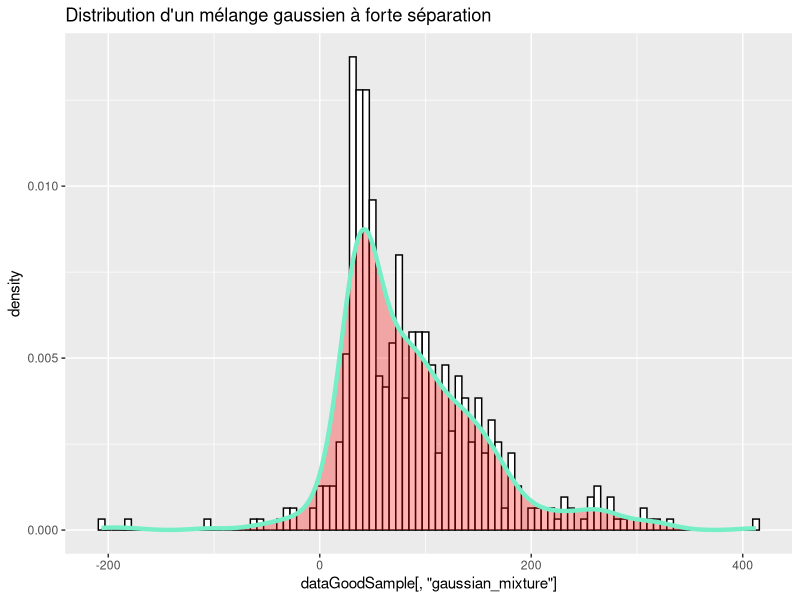
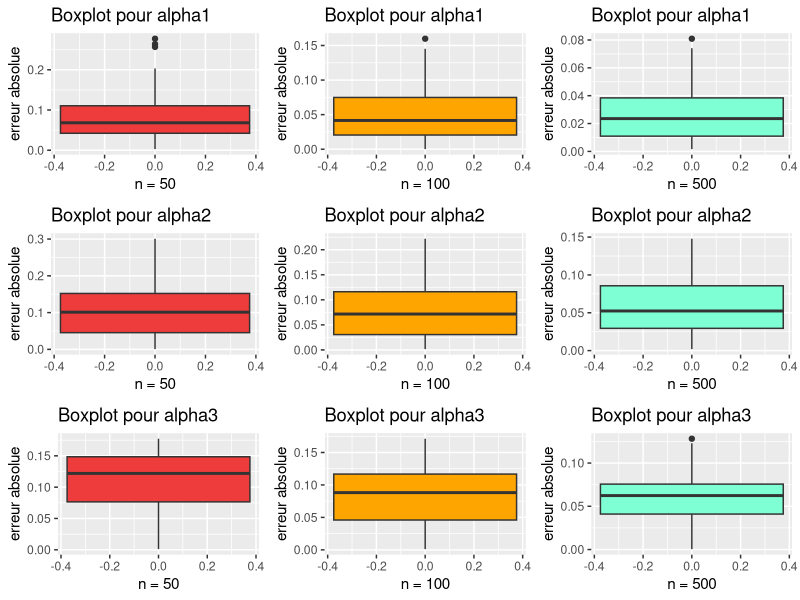
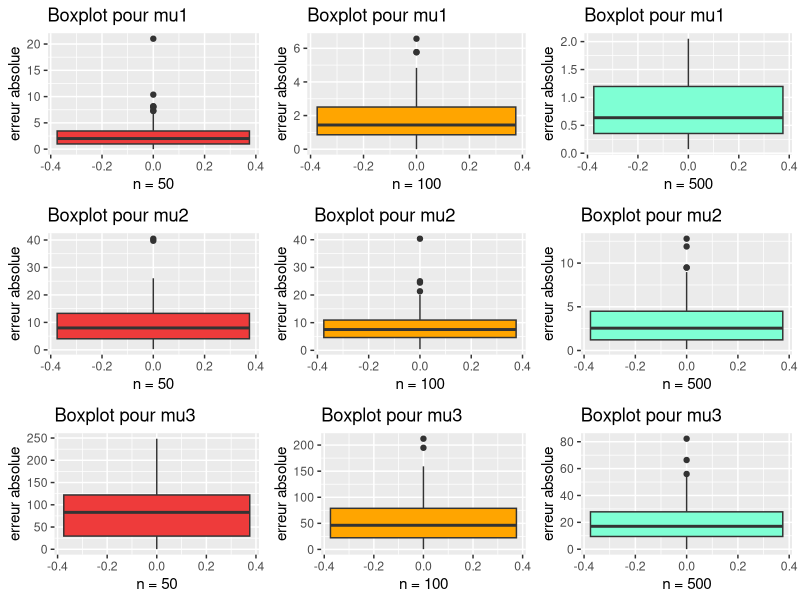
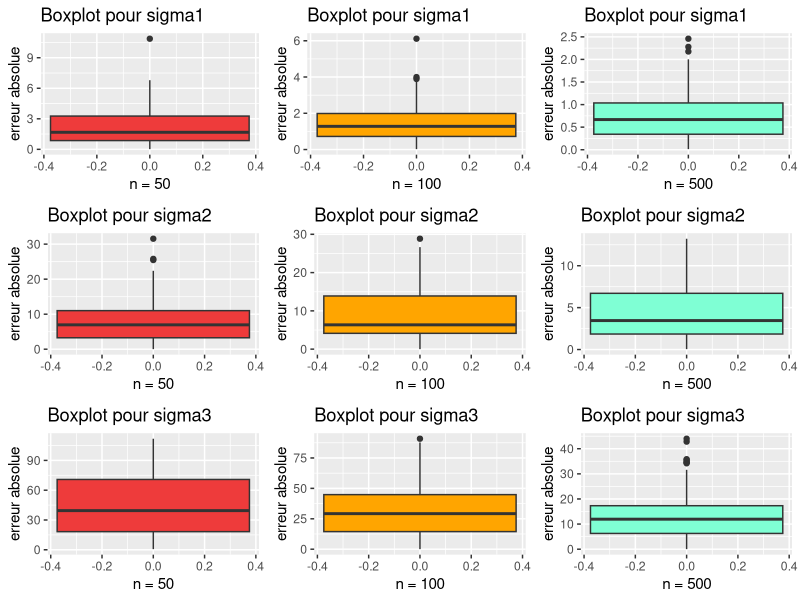
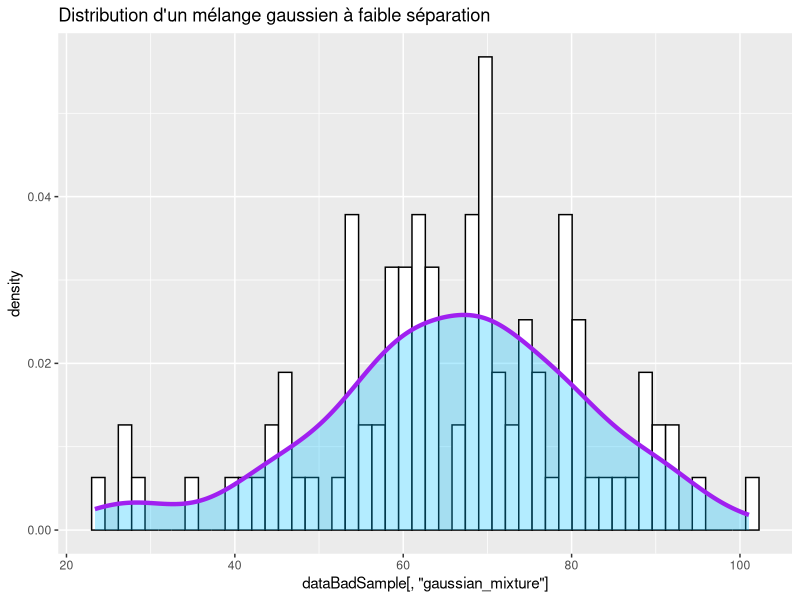
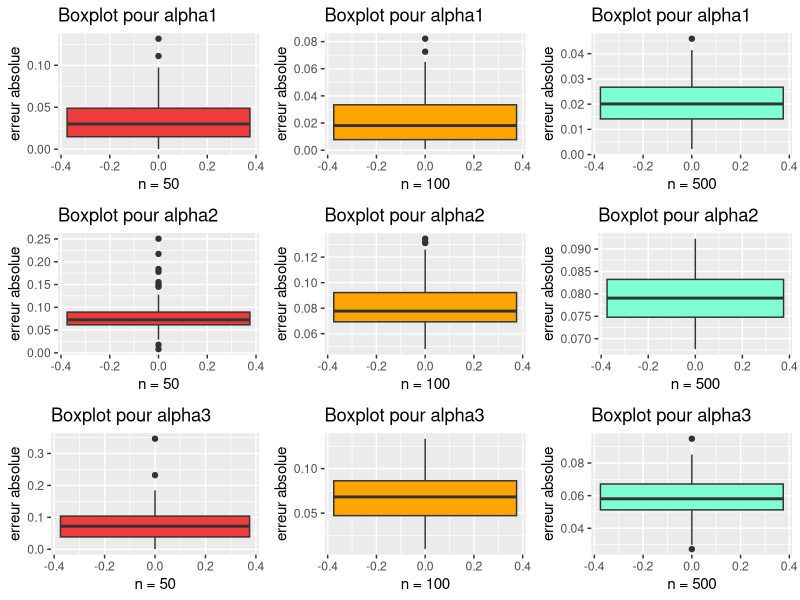
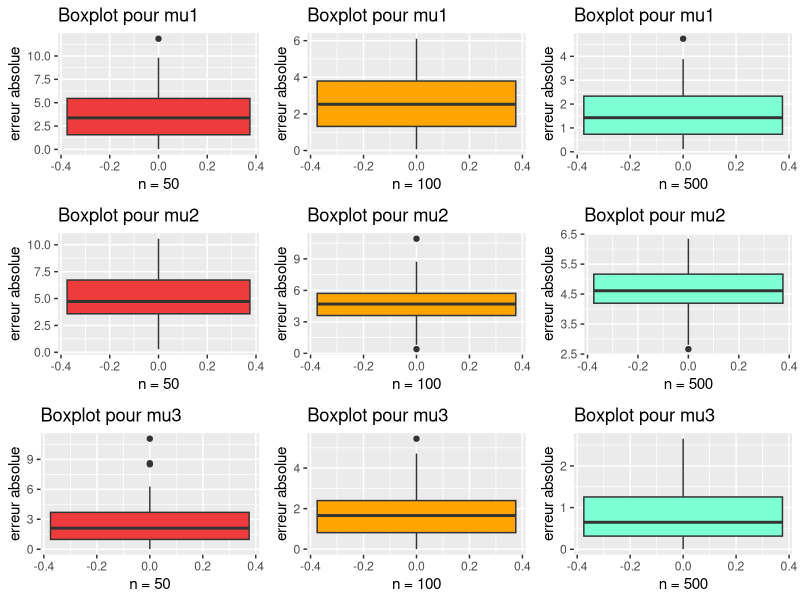
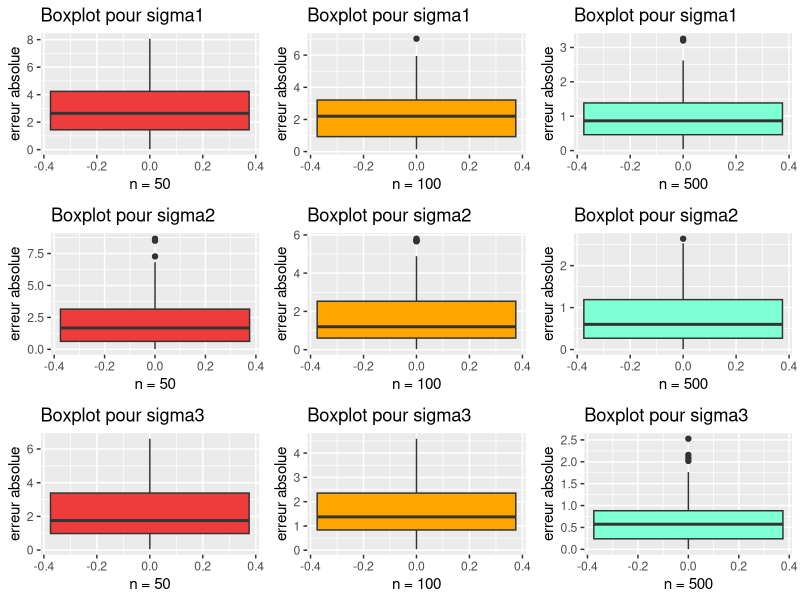

Here is the R script that generated these plots, in order: (Note: this script raises an error after producing the figures.)
library(ggplot2)
library(ggpubr)

# Vecteur dans lequel on a stocké les noms des 13 espèces d'oiseaux présentent 
# dans notre document
bird_names = c("European Goldfinch", "Common Linnet", "Common Chaffinch",
               "European Greenfinch", "Eurasian Bullfinch", "Hawfinch",
               "Stonechat", "European Robin", "Whinchat", "Song Thrush",
               "Common Blackbird", "Ring Ouzel", "Mistle Thrush")

# Vecteur dans lequel on a stocké les moyennes respectives des volumes des nids
# des 13 espèces d'oiseaux
mean_volume = c(38.0, 60.9, 58.3, 74.5, 45.0, 71.6, 91.0, 68.4, 51.9, 288.9,
                293.6, 298.6, 266.1)
# Vecteur dans lequel on a stocké les écarts-types respectifs des volumes des
# nids des 13 espèces d'oiseaux
sd_volume = c(9.1,  20.8, 15.0,  12.2,  3.8,  12.9,  46.5, 29.8, 27.4, 55.9,
              78.5,  125.1,  56.6)

# Création du dataframe contenant les données sur les 13 nids d'oiseaux
# Chaque ligne du df correspond à une espèce d'oiseau
# Chaque espèce est associée à 2 colonnes qui nous renseignent sur
# le volume moyen des nids associée à cette espèce respectivement
# l'ecart type des nids associées à cette espèce
nest_data = data.frame(bird_names, mean_volume, sd_volume)

# Cette fonction prend en argument df le dataframe regroupant toutes les données
# c'est à dire les noms, les moyennes et les écart-types des nids des 13
# espèces d'oiseaux
# n le nombre d'espèces à tirer aléatoirement
# cette fonction retourne un dataframe stockant les noms,
# moyennes et écart-types des nids des n espèces d'oiseaux tirées aléatoirement
random_species = function(df, n){
  J = dim(df)[1]
  index_species = sample(1:J, n, replace = FALSE)
  random_prop = runif(n, 0, 1)
  random_prop = random_prop/sum(random_prop)
  random_df = df[index_species,]
  random_df = cbind(proportion_alpha = random_prop, random_df)
  random_df = random_df[,c(2,1,3,4)]
  return(random_df)
}

# Cette fonction affiche graphiquement la distribution d'un mélange gaussien
# Elle prend en argument df le dataframe contenant les données 
# (noms, moyennes, ecarts-types) des nids des espèces d'oiseaux 
# et X l’échantillon du mélange gaussien
plot_distrib = function(df, X){
  data_distrib = data.frame(gaussian_mixture = X)
  ggplot(data_distrib, aes(x=data_distrib[,'gaussian_mixture'])) + 
  geom_histogram(aes(y=..density..), colour="black", fill="white", bins = 100) +
  geom_density(alpha=.3, color = "aquamarine2", fill="red", size=1.5) + 
  ggtitle("Distribution d'un mélange gaussien")
}

# On crée le dataframe regroupant les moyennes et les écarts-types théoriques
# associés aux espèces d'oiseaux choisies par l'utilisateur
# Les espèces choisies sont stockées dans un vecteur pris en paramètre
GetRealParam = function(list_Species){
  v_index = c()
  for (species in list_Species){
    index_sp = which(nest_data$bird_names == species)
    v_index = append(v_index, index_sp)
  }
  return(nest_data[v_index,])
}


# Cette fonction génère aléatoirement un échantillon de taille n issue 
# d'un mélange gaussien
# Les paramètres (alpha, mu et sigma) des différents mélanges gaussiens 
# sont contenus dans data_th
# La fonction prends en argument data_th 
# (le dataframe contenant les paramètres alpha, mu et sigma)
# et n qui indique le nombre de valeurs que l'on souhaite générer aléatoirement
# La fonction retourne un vecteur contenant les n valeurs du mélange gaussien
# qui ont été generées aléatoirement
simulation = function(data_th, n=100){
  X = rep(NA,n) #echantillon
  vect_alpha = data_th[,2]
  vect_mean = data_th[,3]
  vect_sd = data_th[,4]
  for(i in 1:n){
    Z = runif(1)
    if (Z <= vect_alpha[1]){
      X[i] = rnorm(1, vect_mean[1], vect_sd[1])
    }else{
      k = 1
      l = 2
      Bool = FALSE
      cumul_alpha = cumsum(vect_alpha)
      while(Bool == FALSE){
        if((cumul_alpha[k]<=Z) & (cumul_alpha[l]>=Z)){
          Bool = TRUE
          param_index = l
        }
        k = k+1
        l = l+1
      }
      X[i] = rnorm(1, vect_mean[param_index], vect_sd[param_index])
    }
  }
  return(X)
}

# Fonction générant dataframe (vide)
# contenant les valeurs de P_thetat(j|X = X_i) (etape E de l'algo)
# Cette fonction prend en argument n (la taille de l'échantillon)
# Et J le nombre de mélange
param_State_E = function(n, J){
  data_stateE = data.frame(matrix(NA, nrow = n, ncol = J))
  for(j in 1:J){
    names(data_stateE)[j] = paste("H(.,",j,")",sep="")
  }
  return(data_stateE)
}

# Cette fonction est une implémentation de l'algorithme EM
# Elle prend en argument data_init
# (data_init est un dataframe contenant les paramètres (alpha, mu, sigma)
# initiaux choisis)
# un vecteur X qui est l'échantillon de taille n
# K le nombre d'itérations de l'algorithme EM
# Cette fonction va retourner un dataframe contenant les valeurs des
# paramètres alpha, mu et sigma
# qui ont été mises à jour après K itérations de l'algorithme EM

algo_EM = function(data_init, X, K){
  J = dim(data_init)[1]
  n = length(X)
  data_stateE = param_State_E(n, J)
  
  for(k in 1:K){
    vect_alpha = data_init[,2] #de longueur J
    vect_mean = data_init[,3]
    vect_sd = data_init[,4]
    # vecteur contenant la somme des des numérateurs de P_thetat(j|X = X_i)
    # pour chaque valeur de l’échantillon 
    v = rep(0,n) 
    
    # Etape E
    for(j in 1:J){
      # On remplie le tableau param_State_E contenant P_thetat(j|X=X_i)
      data_stateE[,j] = vect_alpha[j]*dnorm(X,vect_mean[j],vect_sd[j])
      v = v+data_stateE[,j]
    }
    for(j in 1:J){
      data_stateE[,j] = data_stateE[,j]/v
    }
    
    # Etape M
    H = data_stateE
    for(col in 2:4){ #on met a jour le data_init
      for(ind in 1:J){
        
        # on met à jour les alpha
        if(col == 2){
          data_init[,col][ind] = mean(H[,ind])
        }
        # on met à jour les mu
        if(col == 3){
          data_init[,col][ind] = (sum(X*H[,ind]))/(sum(H[,ind]))
        } 
        # on met à jour les sigma
        if(col == 4){
          data_init[,col][ind] = sqrt((sum( (X-rep(data_init[,col-1][ind],n))^2
                                            *H[,ind] ))/sum(H[,ind]))
        }
      }
    }
  }
  new_df = data_init
  colnames(new_df) = c('bird_names', 'alpha', 'mu', 'sigma')
  return(new_df)
}


# Cette fonction calcule l'erreur absolue de tous les paramètres alpha, mu et sigma
# elle calcule la différence en valeur absolue entre la valeur du paramètre estimé
# par l'algorithme EM et la valeur du paramètre théorique
# Elle prend en paramètre data_th le dataframe contenant les 
# paramètres alpha, mu et sigma théoriques
# et Data_EM dataframe contenant les paramètres alpha, mu et sigma estimés 
# par l'algorithme EM
# Cette fonction retourne le dataframe contenant les erreurs absolues de chaque
# paramètre

calcul_error = function(data_th, data_EM){
  J = dim(data_th)[1]
  df_error = data.frame(error_alpha = rep(NA, J), error_mu = rep(NA, J),
                        error_sigma = rep(NA, J))
  for(c in 2:4){
    df_error[,c-1] = abs(data_th[,c] - data_EM[,c])
  }
  return(df_error)
}


# Cette fonction calcule l'erreur absolue entre les paramètres estimés par
# l'algo EM
# et les paramètres théoriques pour k echantillons générés aléatoirement
# Elle prend en argument data_th le dataframe contenant les paramètres
# alpha, mu et sigma théoriques
# data_init le dataframe contenant les paramètres (alpha, mu, sigma)
# initiaux choisis
# k le nombre d'échantillons que l'on souhaite générer aléatoirement
# n la taille des échantillons (les k échantillons seront de tailles n)
# N le nombre d'iterations de l'algorithme EM
# Elle retourne un dataframe contenant les erreurs absolues de chaque paramètre
# des k échantillons de Monte Carlo
Monte_Carlo = function(data_th, data_init, k, n, N){
  J = dim(data_th)[1]
  df_MonteCarlo = data.frame()
  iteration = c()
  for(i in 1:k){
    X = simulation(data_th, n)
    data_EM = algo_EM(data_init, X, N)
    df_error = calcul_error(data_th, data_EM)
    df_MonteCarlo = rbind((df_MonteCarlo), df_error)
    v_iter = rep(paste("itération",i,sep="_"), J)
    iteration = append(iteration, v_iter)
  }
  df_MonteCarlo = cbind(iteration, df_MonteCarlo)
  return(df_MonteCarlo)
}

#############################################################################
# partie tests
#############################################################################
# On teste l'algorithme EM sur un mélange de 2 gaussiennes

# Choix de 2 espèces European Goldfinch et Ring Ouzel afin d'avoir un mélange
# de 2 gaussiennes
data_test_th = data.frame(bird_names = c("European Goldfinch", "Ring Ouzel")
                          ,proportion_alpha = c(0.3,0.7), mean = c(38, 298.6),
                          sd = c(9.1, 125.1))


# Dataframe des données d'initialisations choisies par l'utilisateur
# On a choisi les espèces suivantes: "European Goldfinch"
# et "Ring Ouzel"
data_test_init = data.frame(bird_names = c("European Goldfinch", "Ring Ouzel"),
                            alpha_init = c(0.2,0.8), mean_init = c(50, 280),
                            sd_init = c(11, 130))

data_test_th
X = simulation(data_test_th,100)
algo_EM(data_test_init,X,50)


# Exemple avec 3 espèces ayant des variables bien séparées
good_dfTestTh3 = data.frame(bird_names = c("European Goldfinch", "Stonechat",
                                           "Ring Ouzel")
                            ,proportion_alpha = c(0.3,0.5,0.2),
                            mean_th = c(38.0, 91.0, 135),
                            sd_th = c(9.1, 46.5, 125.1))

good_dfTestInit3 = data.frame(bird_names = c("European Goldfinch", "Stonechat",
                                             "Ring Ouzel")
                              ,proportion_alpha = c(0.35,0.57,0.13),
                              mean_th = c(44.4, 100, 278.3),
                              sd_th = c(10, 57, 130))


# teste des fonctions simulation et algo_EM pour ce mélange de 3 gaussiennes 
# avec forte séparation
X3 = simulation(good_dfTestTh3, 500)
print(good_dfTestTh3)
algo_EM(good_dfTestInit3, X3, 30)

# On affiche l'histogramme et la distribution pour le mélange avec
# forte séparation
dataGoodSample = data.frame(gaussian_mixture = X3)
ggplot(dataGoodSample, aes(x=dataGoodSample[,'gaussian_mixture'])) + 
geom_histogram(aes(y=..density..), colour="black", fill="white", bins = 100) +
geom_density(alpha=.3, color = "aquamarine2", fill="red", size=1.5) + 
ggtitle("Distribution d'un mélange gaussien à forte séparation")

# on affiche les boxplots pour ce melange de gausiennes avec forte séparation

vect1 <- seq(1, 298, by = 3) # vecteur 1
vect2 <- seq(2, 299, by = 3) # vecteur 2
vect3 <- seq(3, 300, by = 3) # vecteur 3

df_monteCarlo_50 = Monte_Carlo(good_dfTestTh3, good_dfTestInit3, 100, 50, 10)
df_monteCarlo_100 = Monte_Carlo(good_dfTestTh3, good_dfTestInit3, 100, 100, 10)
df_monteCarlo_500 = Monte_Carlo(good_dfTestTh3, good_dfTestInit3, 100, 500, 10)

# Pour les \alpha

a1 = ggplot(df_monteCarlo_50[vect1,], aes(y = df_monteCarlo_50[vect1, 2])) +
  xlab("n = 50") + ylab("erreur absolue") + 
  ggtitle("Boxplot pour alpha1") + geom_boxplot(fill="brown2")
a2 = ggplot(df_monteCarlo_100[vect1,], aes(y = df_monteCarlo_100[vect1, 2])) +
  xlab("n = 100") + ylab("erreur absolue") +
  ggtitle("Boxplot pour alpha1") + geom_boxplot(fill="orange")
a3 = ggplot(df_monteCarlo_500[vect1,], aes(y = df_monteCarlo_500[vect1, 2])) +
  xlab("n = 500") + ylab("erreur absolue") + 
  ggtitle("Boxplot pour alpha1") + geom_boxplot(fill="aquamarine")
a4 = ggplot(df_monteCarlo_50[vect2,], aes(y = df_monteCarlo_50[vect2, 2])) +
  xlab("n = 50") + ylab("erreur absolue") + 
  ggtitle("Boxplot pour alpha2") + geom_boxplot(fill="brown2")
a5 = ggplot(df_monteCarlo_100[vect2,], aes(y = df_monteCarlo_100[vect2, 2])) +
  xlab("n = 100") + ylab("erreur absolue") +
  ggtitle("Boxplot pour alpha2") + geom_boxplot(fill="orange")
a6 = ggplot(df_monteCarlo_500[vect2,], aes(y = df_monteCarlo_500[vect2, 2])) +
  xlab("n = 500") + ylab("erreur absolue") + 
  ggtitle("Boxplot pour alpha2") + geom_boxplot(fill="aquamarine")
a7 = ggplot(df_monteCarlo_50[vect3,], aes(y = df_monteCarlo_50[vect3, 2])) +
  xlab("n = 50") + ylab("erreur absolue") + 
  ggtitle("Boxplot pour alpha3") + geom_boxplot(fill="brown2")
a8 = ggplot(df_monteCarlo_100[vect3,], aes(y = df_monteCarlo_100[vect3, 2])) +
  xlab("n = 100") + ylab("erreur absolue") +
  ggtitle("Boxplot pour alpha3") + geom_boxplot(fill="orange")
a9 = ggplot(df_monteCarlo_500[vect3,], aes(y = df_monteCarlo_500[vect3, 2])) +
  xlab("n = 500") + ylab("erreur absolue") + 
  ggtitle("Boxplot pour alpha3") + geom_boxplot(fill="aquamarine")
ggarrange(a1, a2, a3, a4, a5, a6, a7, a8, a9, ncol = 3, nrow = 3)
# save with width = 800 and height = 1200


# Pour les \mu

m1 = ggplot(df_monteCarlo_50[vect1,], aes(y = df_monteCarlo_50[vect1, 3])) +
  xlab("n = 50") + ylab("erreur absolue") + 
  ggtitle("Boxplot pour mu1") + geom_boxplot(fill="brown2")
m2 = ggplot(df_monteCarlo_100[vect1,], aes(y = df_monteCarlo_100[vect1, 3])) +
  xlab("n = 100") + ylab("erreur absolue") +
  ggtitle("Boxplot pour mu1") + geom_boxplot(fill="orange")
m3 = ggplot(df_monteCarlo_500[vect1,], aes(y = df_monteCarlo_500[vect1, 3])) +
  xlab("n = 500") + ylab("erreur absolue") + 
  ggtitle("Boxplot pour mu1") + geom_boxplot(fill="aquamarine")
m4 = ggplot(df_monteCarlo_50[vect2,], aes(y = df_monteCarlo_50[vect2, 3])) +
  xlab("n = 50") + ylab("erreur absolue") + 
  ggtitle("Boxplot pour mu2") + geom_boxplot(fill="brown2")
m5 = ggplot(df_monteCarlo_100[vect2,], aes(y = df_monteCarlo_100[vect2, 3])) +
  xlab("n = 100") + ylab("erreur absolue") +
  ggtitle("Boxplot pour mu2") + geom_boxplot(fill="orange")
m6 = ggplot(df_monteCarlo_500[vect2,], aes(y = df_monteCarlo_500[vect2, 3])) +
  xlab("n = 500") + ylab("erreur absolue") + 
  ggtitle("Boxplot pour mu2") + geom_boxplot(fill="aquamarine")
m7 = ggplot(df_monteCarlo_50[vect3,], aes(y = df_monteCarlo_50[vect3, 3])) +
  xlab("n = 50") + ylab("erreur absolue") + 
  ggtitle("Boxplot pour mu3") + geom_boxplot(fill="brown2")
m8 = ggplot(df_monteCarlo_100[vect3,], aes(y = df_monteCarlo_100[vect3, 3])) +
  xlab("n = 100") + ylab("erreur absolue") +
  ggtitle("Boxplot pour mu3") + geom_boxplot(fill="orange")
m9 = ggplot(df_monteCarlo_500[vect3,], aes(y = df_monteCarlo_500[vect3, 3])) +
  xlab("n = 500") + ylab("erreur absolue") + 
  ggtitle("Boxplot pour mu3") + geom_boxplot(fill="aquamarine")
ggarrange(m1, m2, m3, m4, m5, m6, m7, m8, m9, ncol = 3, nrow = 3)
# save with width = 800 and height = 1200

# Pour les \sigma

s1 = ggplot(df_monteCarlo_50[vect1,], aes(y = df_monteCarlo_50[vect1, 4])) +
  xlab("n = 50") + ylab("erreur absolue") + 
  ggtitle("Boxplot pour sigma1") + geom_boxplot(fill="brown2")
s2 = ggplot(df_monteCarlo_100[vect1,], aes(y = df_monteCarlo_100[vect1, 4])) +
  xlab("n = 100") + ylab("erreur absolue") +
  ggtitle("Boxplot pour sigma1") + geom_boxplot(fill="orange")
s3 = ggplot(df_monteCarlo_500[vect1,], aes(y = df_monteCarlo_500[vect1, 4])) +
  xlab("n = 500") + ylab("erreur absolue") + 
  ggtitle("Boxplot pour sigma1") + geom_boxplot(fill="aquamarine")
s4 = ggplot(df_monteCarlo_50[vect2,], aes(y = df_monteCarlo_50[vect2, 4])) +
  xlab("n = 50") + ylab("erreur absolue") + 
  ggtitle("Boxplot pour sigma2") + geom_boxplot(fill="brown2")
s5 = ggplot(df_monteCarlo_100[vect2,], aes(y = df_monteCarlo_100[vect2, 4])) +
  xlab("n = 100") + ylab("erreur absolue") +
  ggtitle("Boxplot pour sigma2") + geom_boxplot(fill="orange")
s6 = ggplot(df_monteCarlo_500[vect2,], aes(y = df_monteCarlo_500[vect2, 4])) +
  xlab("n = 500") + ylab("erreur absolue") + 
  ggtitle("Boxplot pour sigma2") + geom_boxplot(fill="aquamarine")
s7 = ggplot(df_monteCarlo_50[vect3,], aes(y = df_monteCarlo_50[vect3, 4])) +
  xlab("n = 50") + ylab("erreur absolue") + 
  ggtitle("Boxplot pour sigma3") + geom_boxplot(fill="brown2")
s8 = ggplot(df_monteCarlo_100[vect3,], aes(y = df_monteCarlo_100[vect3, 4])) +
  xlab("n = 100") + ylab("erreur absolue") +
  ggtitle("Boxplot pour sigma3") + geom_boxplot(fill="orange")
s9 = ggplot(df_monteCarlo_500[vect3,], aes(y = df_monteCarlo_500[vect3, 4])) +
  xlab("n = 500") + ylab("erreur absolue") + 
  ggtitle("Boxplot pour sigma3") + geom_boxplot(fill="aquamarine")
ggarrange(s1, s2, s3, s4, s5, s6, s7, s8, s9, ncol = 3, nrow = 3)


# Exemple avec 3 espèces ayant des variables mal séparées
bad_dfTestTh3 = data.frame(bird_names = c("European Greenfinch", "Hawfinch",
                                          "Common Chaffinch")
                           ,proportion_alpha = c(0.28,0.12,0.6),
                           mean_th = c(74.5, 71.6, 58.3),
                           sd_th = c(12.2, 12.9, 15.0))

bad_dfTestInit3 = data.frame(bird_names = c("European Greenfinch", "Hawfinch",
                                            "Common Chaffinch")
                             ,proportion_alpha = c(0.3,0.2,0.5),
                             mean_th = c(78.3, 69.7, 60),
                             sd_th = c(11.8, 13.3, 17))


# teste des fonctions simulation et algo_EM pour ce mélange de 3 gaussiennes avec faible séparation
X3_bad = simulation(bad_dfTestTh3, 100)
print(bad_dfTestTh3)
algo_EM(bad_dfTestInit3, X3_bad, 30)

# On affiche l'histogramme et la distribution pour le mélange avec
# faible séparation
dataBadSample = data.frame(gaussian_mixture = X3_bad)
ggplot(dataBadSample, aes(x=dataBadSample[,'gaussian_mixture'])) + 
geom_histogram(aes(y=..density..), colour="black", fill="white", bins = 50)+
geom_density(alpha=.3, color = "purple", fill="deepskyblue", size=1.5) +
ggtitle("Distribution d'un mélange gaussien à faible séparation")

# on affiche les boxplots pour ce melange de gausiennes avec faible séparation

vect1 <- seq(1, 298, by = 3) # vecteur 1
vect2 <- seq(2, 299, by = 3) # vecteur 2
vect3 <- seq(3, 300, by = 3) # vecteur 3

df_monteCarloBad_50 = Monte_Carlo(bad_dfTestTh3, bad_dfTestInit3, 100, 50, 10)
df_monteCarloBad_100 = Monte_Carlo(bad_dfTestTh3, bad_dfTestInit3, 100, 100, 10)
df_monteCarloBad_500 = Monte_Carlo(bad_dfTestTh3, bad_dfTestInit3, 100, 500, 10)

# Pour les \alpha

ab1 = ggplot(df_monteCarloBad_50[vect1,], aes(y = df_monteCarloBad_50[vect1, 2])) +
  xlab("n = 50") + ylab("erreur absolue") + 
  ggtitle("Boxplot pour alpha1") + geom_boxplot(fill="brown2")
ab2 = ggplot(df_monteCarloBad_100[vect1,], aes(y = df_monteCarloBad_100[vect1, 2])) +
  xlab("n = 100") + ylab("erreur absolue") +
  ggtitle("Boxplot pour alpha1") + geom_boxplot(fill="orange")
ab3 = ggplot(df_monteCarloBad_500[vect1,], aes(y = df_monteCarloBad_500[vect1, 2])) +
  xlab("n = 500") + ylab("erreur absolue") + 
  ggtitle("Boxplot pour alpha1") + geom_boxplot(fill="aquamarine")
ab4 = ggplot(df_monteCarloBad_50[vect2,], aes(y = df_monteCarloBad_50[vect2, 2])) +
  xlab("n = 50") + ylab("erreur absolue") + 
  ggtitle("Boxplot pour alpha2") + geom_boxplot(fill="brown2")
ab5 = ggplot(df_monteCarloBad_100[vect2,], aes(y = df_monteCarloBad_100[vect2, 2])) +
  xlab("n = 100") + ylab("erreur absolue") +
  ggtitle("Boxplot pour alpha2") + geom_boxplot(fill="orange")
ab6 = ggplot(df_monteCarloBad_500[vect2,], aes(y = df_monteCarloBad_500[vect2, 2])) +
  xlab("n = 500") + ylab("erreur absolue") + 
  ggtitle("Boxplot pour alpha2") + geom_boxplot(fill="aquamarine")
ab7 = ggplot(df_monteCarloBad_50[vect3,], aes(y = df_monteCarloBad_50[vect3, 2])) +
  xlab("n = 50") + ylab("erreur absolue") + 
  ggtitle("Boxplot pour alpha3") + geom_boxplot(fill="brown2")
ab8 = ggplot(df_monteCarloBad_100[vect3,], aes(y = df_monteCarloBad_100[vect3, 2])) +
  xlab("n = 100") + ylab("erreur absolue") +
  ggtitle("Boxplot pour alpha3") + geom_boxplot(fill="orange")
ab9 = ggplot(df_monteCarloBad_500[vect3,], aes(y = df_monteCarloBad_500[vect3, 2])) +
  xlab("n = 500") + ylab("erreur absolue") + 
  ggtitle("Boxplot pour alpha3") + geom_boxplot(fill="aquamarine")
ggarrange(ab1, ab2, ab3, ab4, ab5, ab6, ab7, ab8, ab9, ncol = 3, nrow = 3)


# Pour les \mu

mb1 = ggplot(df_monteCarloBad_50[vect1,], aes(y = df_monteCarloBad_50[vect1, 3])) +
  xlab("n = 50") + ylab("erreur absolue") + 
  ggtitle("Boxplot pour mu1") + geom_boxplot(fill="brown2")
mb2 = ggplot(df_monteCarloBad_100[vect1,], aes(y = df_monteCarloBad_100[vect1, 3])) +
  xlab("n = 100") + ylab("erreur absolue") +
  ggtitle("Boxplot pour mu1") + geom_boxplot(fill="orange")
mb3 = ggplot(df_monteCarloBad_500[vect1,], aes(y = df_monteCarloBad_500[vect1, 3])) +
  xlab("n = 500") + ylab("erreur absolue") + 
  ggtitle("Boxplot pour mu1") + geom_boxplot(fill="aquamarine")
mb4 = ggplot(df_monteCarloBad_50[vect2,], aes(y = df_monteCarloBad_50[vect2, 3])) +
  xlab("n = 50") + ylab("erreur absolue") + 
  ggtitle("Boxplot pour mu2") + geom_boxplot(fill="brown2")
mb5 = ggplot(df_monteCarloBad_100[vect2,], aes(y = df_monteCarloBad_100[vect2, 3])) +
  xlab("n = 100") + ylab("erreur absolue") +
  ggtitle("Boxplot pour mu2") + geom_boxplot(fill="orange")
mb6 = ggplot(df_monteCarloBad_500[vect2,], aes(y = df_monteCarloBad_500[vect2, 3])) +
  xlab("n = 500") + ylab("erreur absolue") + 
  ggtitle("Boxplot pour mu2") + geom_boxplot(fill="aquamarine")
mb7 = ggplot(df_monteCarloBad_50[vect3,], aes(y = df_monteCarloBad_50[vect3, 3])) +
  xlab("n = 50") + ylab("erreur absolue") + 
  ggtitle("Boxplot pour mu3") + geom_boxplot(fill="brown2")
mb8 = ggplot(df_monteCarloBad_100[vect3,], aes(y = df_monteCarloBad_100[vect3, 3])) +
  xlab("n = 100") + ylab("erreur absolue") +
  ggtitle("Boxplot pour mu3") + geom_boxplot(fill="orange")
mb9 = ggplot(df_monteCarloBad_500[vect3,], aes(y = df_monteCarloBad_500[vect3, 3])) +
  xlab("n = 500") + ylab("erreur absolue") + 
  ggtitle("Boxplot pour mu3") + geom_boxplot(fill="aquamarine")
ggarrange(mb1, mb2, mb3, mb4, mb5, mb6, mb7, mb8, mb9, ncol = 3, nrow = 3)


# Pour les \sigma

sb1 = ggplot(df_monteCarloBad_50[vect1,], aes(y = df_monteCarloBad_50[vect1, 4])) +
  xlab("n = 50") + ylab("erreur absolue") + 
  ggtitle("Boxplot pour sigma1") + geom_boxplot(fill="brown2")
sb2 = ggplot(df_monteCarloBad_100[vect1,], aes(y = df_monteCarloBad_100[vect1, 4])) +
  xlab("n = 100") + ylab("erreur absolue") +
  ggtitle("Boxplot pour sigma1") + geom_boxplot(fill="orange")
sb3 = ggplot(df_monteCarloBad_500[vect1,], aes(y = df_monteCarloBad_500[vect1, 4])) +
  xlab("n = 500") + ylab("erreur absolue") + 
  ggtitle("Boxplot pour sigma1") + geom_boxplot(fill="aquamarine")
sb4 = ggplot(df_monteCarloBad_50[vect2,], aes(y = df_monteCarloBad_50[vect2, 4])) +
  xlab("n = 50") + ylab("erreur absolue") + 
  ggtitle("Boxplot pour sigma2") + geom_boxplot(fill="brown2")
sb5 = ggplot(df_monteCarloBad_100[vect2,], aes(y = df_monteCarloBad_100[vect2, 4])) +
  xlab("n = 100") + ylab("erreur absolue") +
  ggtitle("Boxplot pour sigma2") + geom_boxplot(fill="orange")
sb6 = ggplot(df_monteCarloBad_500[vect2,], aes(y = df_monteCarloBad_500[vect2, 4])) +
  xlab("n = 500") + ylab("erreur absolue") + 
  ggtitle("Boxplot pour sigma2") + geom_boxplot(fill="aquamarine")
sb7 = ggplot(df_monteCarloBad_50[vect3,], aes(y = df_monteCarloBad_50[vect3, 4])) +
  xlab("n = 50") + ylab("erreur absolue") + 
  ggtitle("Boxplot pour sigma3") + geom_boxplot(fill="brown2")
sb8 = ggplot(df_monteCarloBad_100[vect3,], aes(y = df_monteCarloBad_100[vect3, 4])) +
  xlab("n = 100") + ylab("erreur absolue") +
  ggtitle("Boxplot pour sigma3") + geom_boxplot(fill="orange")
sb9 = ggplot(df_monteCarloBad_500[vect3,], aes(y = df_monteCarloBad_500[vect3, 4])) +
  xlab("n = 500") + ylab("erreur absolue") + 
  ggtitle("Boxplot pour sigma3") + geom_boxplot(fill="aquamarine")
ggarrange(sb1, sb2, sb3, sb4, sb5, sb6, sb7, sb8, sb9, ncol = 3, nrow = 3)

# teste des fonctions simulation et algo_EM pour ce mélange de 4 gaussiennes
X4 = simulation(df_th4, 100)
print(df_th4)
algo_EM(data_init4, X4, 30)



# Chapitre III, étude d'un mélange de deux lois




bird_names2 = c("European Goldfinch", "Ring Ouzel")
mean_volume = c(38.0, 298.6)
sd_volume = c(9.1, 125.1)
nest_data2 = data.frame(bird_names2, mean_volume, sd_volume)
df <- random_species(nest_data2, 2)
df[,2] <- c(0.2878713, 0.7121287 )
df
data <- simulation(df, 500)
data

ggplot(data.frame(data), aes(x=data)) + 
  geom_histogram(aes(y=..density..), colour="black", fill="white", bins = 100) +
  geom_density(alpha=.3, color = "purple", fill="darkcyan", size=1.5) +
  xlab('X') +
  ylab('Densité') +
  geom_vline(aes(xintercept = 40), col = "darkgreen", size = 1)+
  geom_vline(aes(xintercept = 300), col = "darkgreen", size = 1)+
  geom_vline(aes(xintercept = 10), col = "firebrick") + 
  geom_vline(aes(xintercept = 70), col = "firebrick") +
  geom_vline(aes(xintercept = 430), col = "firebrick") + 
  geom_vline(aes(xintercept = 170), col = "firebrick")


data_save <- data


param_init = data.frame(bird_names = c("European Goldfinch", "Ring Ouzel"),
                            alpha_init = c(0.5, 0.5), mean_init = c(40, 300),
                            sd_init = c(30, 130))


algo_EM(param_init, data, 10)
